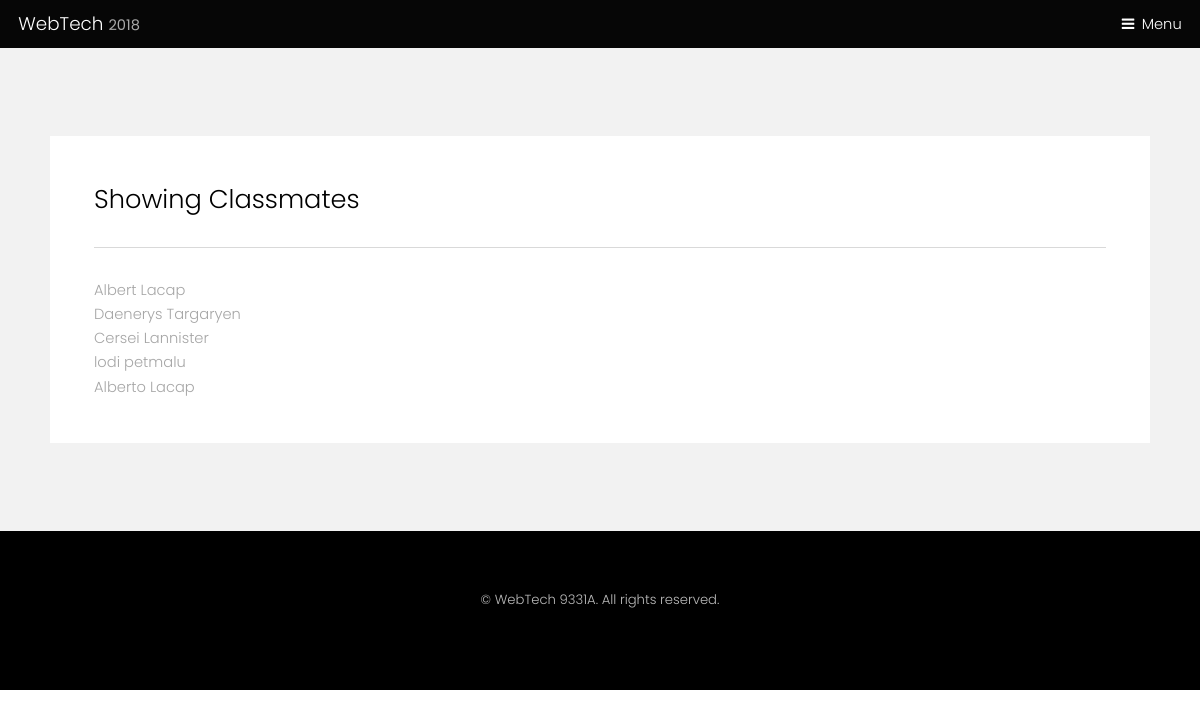
The page /classmates.php (signed in) on the database its author committed.
### tables this page shows
CREATE TABLE IF NOT EXISTS `loginsystem` (
  `user_id` int(11) NOT NULL AUTO_INCREMENT,
  `first_name` varchar(256) NOT NULL,
  `last_name` varchar(256) NOT NULL,
  `username` varchar(256) NOT NULL,
  `password` varchar(256) NOT NULL,
  PRIMARY KEY (`user_id`)
);

### phpinclude/database.php (called while the page is built, shortened)
<?php
class database{
	public $host="localhost:3306";
	public $username="root";
	public $pass="";
	public $db_name="finals";
	public $conn;
	public $data;
	public function __construct()
	{
		$this->conn=new mysqli($this->host,$this->username,$this->pass,$this->db_name);
	}
	public function user_profile($username){
		$query=$this->conn->query("Select * from loginsystem where username='$username'");
		$row=$query->fetch_array(MYSQLI_ASSOC);
		if($query->num_rows > 0){
			$this->data[]=$row;
		}
		return $this->data;
	}
	public function show_users(){
		$query=$this->conn->query("Select * from loginsystem ORDER BY 1 ASC");
		while($row=$query->fetch_array(MYSQLI_ASSOC)){
			$this->show_users[]=$row;
		}
		return $this->show_users;
	}
}

### classmates.php (the view, shortened to what this page needs)
<?php
	include 'phpinclude/database.php';
	$username=$_SESSION['username'];
	$profile = new database;
	$profile->user_profile($username);
	$profile->show_users();
?>
<!DOCTYPE HTML>
<html>
	<head>
		<link rel="stylesheet" href="assets/css/main.css" />
	</head>
	<body class="subpage">
			<header id="header">
				<div class="logo"><a href="home.php">WebTech <span>2018</span></a></div>
				<a href="#menu">Menu</a>
			</header>
			<section id="two" class="wrapper style2">
				<div class="inner">
					<div class="box">
						<div class="content">
							<h2>Showing Classmates</h2>
							<hr>
							<tbody>
								<?php
									foreach($profile->show_users as $feed){ ?>
								<tr>
								<td><?php echo $feed['first_name'];?></td>
								<td><?php echo $feed['last_name'];?></td><br>
								</tr>
							</tbody>
						<?php } ?>
						</div>
					</div>
				</div>
			</section>
			<footer id="footer">
				<div class="copyright">
					&copy; WebTech 9331A. All rights reserved.
				</div>
			</footer>
	</body>
</html>

### rows shown on the page
loginsystem: first_name "Albert", last_name "Lacap"
loginsystem: first_name "Daenerys", last_name "Targaryen"
loginsystem: first_name "Cersei", last_name "Lannister"
loginsystem: first_name "lodi", last_name "petmalu"
loginsystem: first_name "Alberto", last_name "Lacap"
